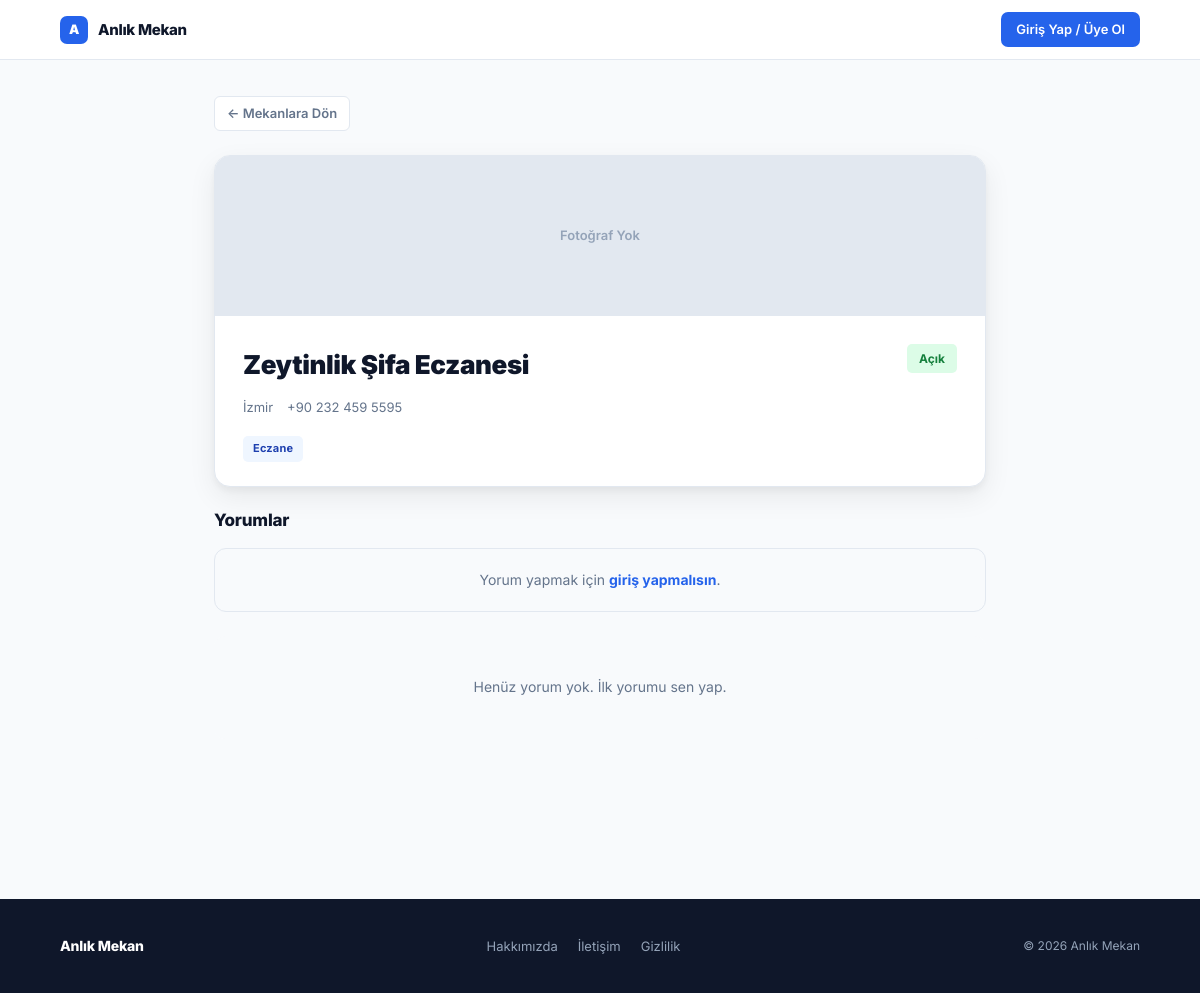
The app's page /mekan/25/ with its own data.
### venues/models.py (models this page shows, shortened)
class Mekan(models.Model):
    KATEGORI_SECIMLERI = [
        ('KAFE', 'Kafe'),
        ('KUTUPHANE', 'Kütüphane'),
        ('ECZANE', 'Eczane'),
        ('RESTORAN', 'Restoran'),
        ('PUB', 'Pub'),
    ]
    SEHIR_SECIMLERI = [
        ('istanbul', 'İstanbul'),
        ('izmir', 'İzmir'),
        ('samsun', 'Samsun'),
        ('sakarya', 'Sakarya'),
    ]
    ad = models.CharField(max_length=100)
    kategori = models.CharField(max_length=20, choices=KATEGORI_SECIMLERI)
    sehir = models.CharField(max_length=20, choices=SEHIR_SECIMLERI, blank=True, null=True, verbose_name="Şehir")
    adres = models.TextField()
    img = models.ImageField(upload_to='mekanlar/', blank=True, null=True, verbose_name="Mekan Fotoğrafı")
    telefon = models.CharField(max_length=20, blank=True, null=True, verbose_name="Telefon")
    website = models.URLField(blank=True, null=True, verbose_name="Web Sitesi")
    su_an_acik = models.BooleanField(default=True)
    doluluk_orani = models.IntegerField(default=0, help_text="Yüzde olarak doluluk (Örn: 80)")
    acilis_saati = models.TimeField(null=True, blank=True, verbose_name="Açılış Saati")
    kapanis_saati = models.TimeField(null=True, blank=True, verbose_name="Kapanış Saati")
    sahibi = models.ForeignKey(User, on_delete=models.SET_NULL, null=True, blank=True, related_name='mekanlari')
    dogrulanmis_mi = models.BooleanField(default=False)
    dogrulama_token = models.UUIDField(default=uuid.uuid4, unique=True)
    anlik_duyuru = models.CharField(max_length=500, blank=True, null=True)
    latitude = models.DecimalField(max_digits=9, decimal_places=6, null=True, blank=True)
    longitude = models.DecimalField(max_digits=9, decimal_places=6, null=True, blank=True)
    wifi_var = models.BooleanField(default=False)
    priz_var = models.BooleanField(default=False)
    otopark_var = models.BooleanField(default=False)
    sigara_icin_uygun = models.BooleanField(default=False)
    bahce_var = models.BooleanField(default=False)
    engelli_erisimi_var = models.BooleanField(default=False)
    canli_muzik_var = models.BooleanField(default=False)
    evcil_hayvan_izinli = models.BooleanField(default=False)
    cocuk_oyun_alani_var = models.BooleanField(default=False)
    favorileyenler = models.ManyToManyField(User, related_name='favori_mekanlar', blank=True)
    def aktif_etkinlikler(self):
        return self.etkinlikler.filter(bitis__gte=timezone.now()).order_by('baslangic')

### venues/views.py (the view)
# urls.py: path('mekan/<int:mekan_id>/', views.mekan_detay, name='mekan_detay'),
def mekan_detay(request, mekan_id):
    mekan = get_object_or_404(Mekan, id=mekan_id)
    yorumlar = mekan.yorumlar.all().order_by('-tarih')
    etkinlikler = mekan.aktif_etkinlikler()
    if request.method == 'POST':
        if not request.user.is_authenticated:
            return redirect('login')
        form = YorumForm(request.POST, request.FILES)
        if form.is_valid():
            yeni_yorum = form.save(commit=False)
            yeni_yorum.mekan = mekan
            yeni_yorum.yazar = request.user
            yeni_yorum.save()
            return redirect('mekan_detay', mekan_id=mekan.id)
    else:
        form = YorumForm()
    return render(request, 'venues/mekan_detay.html', {
        'mekan': mekan,
        'yorumlar': yorumlar,
        'etkinlikler': etkinlikler,
        'form': form,
    })

### venues/templates/venues/mekan_detay.html (shortened to what this page needs)
{% extends 'venues/base.html' %}
{% block content %}
<div class="detay-wrap">
    <a href="{% url 'dashboard' %}" class="back-link">&#8592; Mekanlara Dön</a>
    <div class="venue-hero">
        {% if mekan.img %}
            <img src="{{ mekan.img.url }}" alt="{{ mekan.ad }}">
        {% else %}
            <div class="venue-hero-ph"><span>Fotoğraf Yok</span></div>
        {% endif %}
        <div class="venue-hero-body">
            <div class="venue-hero-top">
                <h1 class="venue-title">{{ mekan.ad }}</h1>
                {% if mekan.su_an_acik %}
                    <span class="s-pill-open">Açık</span>
                {% else %}
                    <span class="s-pill-close">Kapalı</span>
                {% endif %}
            </div>
            <div class="venue-meta-row">
                <span>{{ mekan.adres }}</span>
                {% if mekan.telefon %}<span>{{ mekan.telefon }}</span>{% endif %}
            </div>
            <div class="tags">
                <span class="tag" style="background:#eff6ff;color:#1e40af;">{{ mekan.get_kategori_display }}</span>
            </div>
        </div>
    </div>
    <h2 class="section-title">Yorumlar</h2>
    {% if user.is_authenticated %}
    <div class="comment-form-card">
        <h3>Deneyimini Paylaş</h3>
        <form method="POST" enctype="multipart/form-data">
            {% csrf_token %}
            <div class="f-group">
                <label class="f-label">Yorumun</label>
                {{ form.icerik }}
            </div>
            <div class="f-group">
                <label class="f-label">Fotoğraf (isteğe bağlı)</label>
                {{ form.fotoğraf }}
            </div>
            <button type="submit" class="btn-comment">Yorum Yap</button>
        </form>
    </div>
    {% else %}
    <div class="login-prompt">
        Yorum yapmak için <a href="{% url 'login' %}">giriş yapmalısın</a>.
    </div>
    {% endif %}
    {% for yorum in yorumlar %}
    <div class="comment-card">
        <div class="comment-header">
            <span class="comment-author">{{ yorum.yazar.username }}</span>
            <span class="comment-date">{{ yorum.tarih|date:"d F Y" }}</span>
        </div>
        <p class="comment-text">{{ yorum.icerik }}</p>
        {% if yorum.fotoğraf %}<img src="{{ yorum.fotoğraf.url }}" class="comment-img" alt="">{% endif %}
    </div>
    {% empty %}
    <div class="empty-comments">Henüz yorum yok. İlk yorumu sen yap.</div>
    {% endfor %}
</div>
{% endblock %}

### records on screen
Mekan: ad "Zeytinlik Şifa Eczanesi", adres "İzmir", telefon "+90 232 459 5595", kategori "Eczane"
